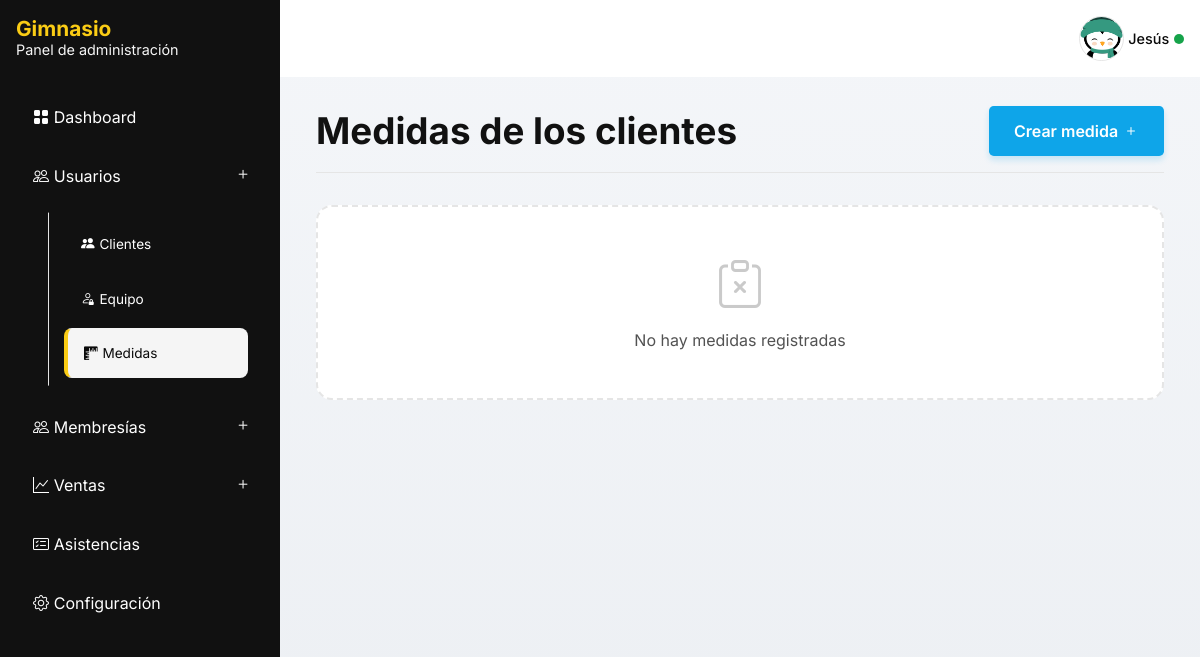
The page /accounts/body-measurement/ (signed in) on the database its author committed.
### apps/management/models.py (models this page shows, shortened)
class AppSettings(models.Model):
    app_name = models.CharField(max_length=100, default="Gimnasio")
    app_description = models.CharField(max_length=200, default="Panel de administración")
    app_image = models.ImageField(upload_to="management/images/", null=True, blank=True)
    app_logo = models.ImageField(upload_to="management/images/", null=True, blank=True)
    elements_per_section = models.PositiveIntegerField(default=10)
    @classmethod
    def load(cls):
        instance, _ = cls.objects.get_or_create(pk=1)
        return instance

### apps/accounts/models/member.py (models this page shows, shortened)
class Member(AbstractBaseUser):
    class Meta:
        verbose_name = 'Usuario'
        verbose_name_plural = 'Usuarios'
    class BaseRoles(models.TextChoices):
        CUSTOMER = 'Cliente','Cliente'
        ADMINISTRATOR = 'Administrador','Administrador'
        SECRETARY = 'Secretario(a)','Secretario(a)'
    class DocumentTypes(models.TextChoices):
        CC = 'CC', 'Cédula de Ciudadanía'
        TI = 'TI', 'Tarjeta de Identidad'
        CE = 'CE', 'Cédula de Extranjería'
        NIT = 'NIT', 'Número de Identificación Tributaria'
        PP = 'PP', 'Pasaporte'
        RC = 'RC', 'Registro Civil'
        PPT = 'PPT', 'Permiso por Protección Temporal'
    objects = BaseMemberManager()
    first_name = models.CharField(max_length=100)
    last_name = models.CharField(max_length=100, blank=True, null=True)
    phone_number = models.CharField(max_length=10, unique=True, db_index=True)
    email = models.EmailField(unique=True, db_index=True)
    role = models.CharField(max_length=13, choices=BaseRoles.choices, default=BaseRoles.CUSTOMER)
    photo = models.ImageField(upload_to='members/images', blank=True, null=True)
    document_type = models.CharField(max_length=100, choices=DocumentTypes.choices, default=DocumentTypes.CC)
    document_number = models.PositiveIntegerField(unique=True, db_index=True)
    is_active = models.BooleanField(default=True)
    is_staff = models.BooleanField(default=False)
    is_superuser = models.BooleanField(default=False)
    created_at = models.DateTimeField(auto_now_add=True)
    updated_at = models.DateTimeField(auto_now=True)
    birthday = models.DateField(blank=True, null=True)
    USERNAME_FIELD = 'email'
    REQUIRED_FIELDS = ['first_name', 'phone_number','document_type','document_number']

### apps/accounts/views/body_measurement.py (the view)
# urls.py: path('body-measurement/', views.BodyMeasurementListView.as_view(), name='body-measurement'),
@method_decorator(role_required([Client.BaseRoles.ADMINISTRATOR, Client.BaseRoles.SECRETARY]), name='dispatch')
class BodyMeasurementListView(ListView):
    model = BodyMeasurement
    context_object_name = 'list'
    template_name = 'body_measurement/list.html'
    def get_queryset(self):
        last_measurement = BodyMeasurement.objects.filter(
            client=OuterRef("client")
        ).order_by("-created_at")
        return BodyMeasurement.objects.filter(
            pk=Subquery(last_measurement.values('pk')[:1])
        ).select_related("client")

### apps/management/context_processors.py (called while the page is built)
def management_processor(request):
    return {
        'app_settings': AppSettings.load(),
    }

### apps/accounts/templates/body_measurement/list.html (shortened to what this page needs)
{% extends 'admin-panel.html' %}
{% load format_tags %}
{% block content %}
    <header class="heading">
        <div class="heading__content">
            <h2 class="title">Medidas de los clientes</h2>
        </div>
        <a class="button button--main" href="{% url 'accounts:body-measurement-add' %}">
            <span>Crear medida</span>
            <i class="bi bi-plus"></i>
        </a>
    </header>
    {% if list %}
        <div class="card table__scroll">
            <div class="table" aria-label="Tabla de medidas">
                <div class="table__head">
                    <div class="table__row">
                        <div class="table__cell table__cell--sm">#</div>
                        <div class="table__cell">Cliente</div>
                        <div class="table__cell table__cell--md">Peso</div>
                        <div class="table__cell table__cell--md">Brazos</div>
                        <div class="table__cell table__cell--md">Pecho</div>
                        <div class="table__cell table__cell--md">Acciones</div>
                    </div>
                </div>
                <div class="table__body">
                    {% for body in list %}
                        <div class="table__row">
                            <div class="table__cell table__cell--sm">{{ forloop.counter }}</div>
                            <div class="table__cell"><p class="badge">{{ body.client }}</p></div>
                            <div class="table__cell table__cell--md">{{ body.weight|format_measures }}kg</div>
                            <div class="table__cell table__cell--md">{{ body.biceps|format_measures }}cm</div>
                            <div class="table__cell table__cell--md">{{ body.chest|format_measures }}cm</div>
                            <div class="table__cell table__cell--md">
                                <a class="button">
                                    <i class="bi bi-pencil"></i>
                                </a>
                                <a
                                    class="button button--secondary"
                                    title="Ver historial de medidas"
                                    href="{% url 'accounts:body-measurement-details' pk=body.client.pk %}">
                                    <i class="bi bi-rulers"></i>
                                </a>
                            </div>
                        </div>
                    {% endfor %}
                </div>
            </div>
        </div>
    {% else %}
        {% include 'components/empty_state.html' with message='No hay medidas registradas' %}
    {% endif %}
{% endblock content %}

### templates/admin-panel.html (shortened to what this page needs)
{% load static %}
<!DOCTYPE html>
<html lang="es">
<head>
    {% include 'components/app_head.html' %}
</head>
<body>
    <div class="root" id="root">
        <aside class="navbar">
            {% include 'components/app_brand.html' with show_description=True %}
            <nav class="menu">
                <a class="menu__link" href="{% url 'management:dashboard' %}">
                    <i class="bi bi-grid-fill"></i>
                    <span>Dashboard</span>
                </a>
                <div class="menu__dropdown">
                    <p class="menu__dropdown__header">
                        <i class="bi bi-people"></i>
                        <span>Usuarios</span>
                        <button type="button" class="toggle__dropdown">
                            <i class="bi bi-plus"></i>
                        </button>
                    </p>
                    <div class="menu">
                        <a
                                class="menu__link"
                                href="{% url 'accounts:clients' %}"
                        >
                            <i class="bi bi-people-fill"></i>
                            <span>Clientes</span>
                        </a>
                        {% if user.role == 'Administrador' %}
                        <a
                                class="menu__link"
                                href="{% url 'accounts:teams' %}"
                        >
                            <i class="bi bi-person-lock"></i>
                            <span>Equipo</span>
                        </a>
                        {% endif %}
                        <a
                                class="menu__link"
                                href="{% url 'accounts:body-measurement' %}"
                        >
                            <i class="bi bi-rulers"></i>
                            <span>Medidas</span>
                        </a>
                    </div>
                </div>
                <div class="menu__dropdown">
                    <p class="menu__dropdown__header">
                        <i class="bi bi-people"></i>
                        <span>Membresías</span>
                        <button type="button" class="toggle__dropdown">
                            <i class="bi bi-plus"></i>
                        </button>
                    </p>
                </div>
                <div class="menu__dropdown">
                    <p class="menu__dropdown__header">
                        <i class="bi bi-graph-up"></i>
                        <span>Ventas</span>
                        <button type="button" class="toggle__dropdown">
                            <i class="bi bi-plus"></i>
                        </button>
                    </p>
                </div>
                <a
                        class="menu__link"
                        href="{% url 'attendances:attendances' %}"
                >
                    <i class="bi bi-card-checklist"></i>
                    <span>Asistencias</span>
                </a>
                {% if user.role == 'Administrador' %}
                <a
                    class="menu__link"
                    href="{% url 'management:app-settings' %}"
                >
                    <i class="bi bi-gear"></i>
                    <span>Configuración</span>
                </a>
                {% endif %}
            </nav>
        </aside>
        <main class="container">
            <header class="header">
                {% if user.is_authenticated %}
                <div class="profile">
                    <img
                        class="profile__img"
                        src="{% if user.photo %}{{ user.photo.url }}{% else %}{% static 'images/avatar.png' %}{% endif %}"
                        alt="Avatar"
                    />
                    <div class="profile__name">{{ user.first_name }}</div>
                    <span class="profile__status"></span>
                </div>
                {% endif %}
            </header>
            <div class="content">
                {% block content %}
                {% endblock content %}
            </div>
        </main>
    </div>
</body>
</html>

### templates/components/app_brand.html (shortened to what this page needs)
{% load static %}
<div class="brand">
<div class="brand__content">
    <h1 class="brand__name">{{ app_settings.app_name }}</h1>
    {% if show_description %}
    <p class="brand__description">{{ app_settings.app_description }}</p>
    {% endif %}
</div>
</div>

### static/css/styles.css (style rules this page uses)
* { margin: 0; padding: 0; box-sizing: border-box; }
:root { --color-primary: #111111; --color-secondary: #1F1F1F; --color-accent: #FACC15; --color-accent-dark: #EAB308; --color-bg: #F5F5F5; --color-card: #FFFFFF; --color-border: #E5E5E5; --color-text-primary: #0A0A0A; --color-text-secondary: #525252; --color-text-light: #FFFFFF; --color-success: #16A34A; --color-warning: #F59E0B; --color-danger: #DC2626; --color-info: #0EA5E9; --bg-url-img:None; }
h1,h2,h3,h4,h5,h6 { font-weight: 700; }
html { font-size: 16px; }
body { width: 100%; height: 100%; font-family: 'Inter', sans-serif; font-weight: 400; background: linear-gradient(180deg,#f4f6f9,#eceff3); }
.root { display: flex; width: 100%; height: 100dvh; }
.container { flex: 1; height: 100%; overflow: auto; }
.header { width: 100%; padding: 1rem; display: flex; align-items: center; justify-content: end; gap: .5rem; background: var(--color-card); }
.profile { color: var(--color-text-primary); font-size: .9rem; display: flex; align-items: center; gap: .3rem; position: relative; z-index: 100; font-weight: 500; }
.profile__status { width: 10px; aspect-ratio: 1/1; background: var(--color-success); border-radius: 50%; }
.profile__img { width: 45px; aspect-ratio: 1/1; border: 1px solid var(--color-border); border-radius: 50%; object-fit: cover; }
.profile__name { cursor: pointer; }
.navbar { max-width: 280px; width: 100%; height: 100%; background: var(--color-primary); padding: 1rem; display: flex; flex-direction: column; overflow: auto; scrollbar-width: none; }
.brand { display: flex; align-items: center; gap: .4rem; margin-bottom: 2rem; }
.brand__content { flex: 1; }
.brand__name { font-size: 1.3rem; color: var(--color-accent); }
.brand__description { font-size: .9rem; color: var(--color-bg); }
.menu { display: flex; flex-direction: column; gap: .3rem; flex: 1; scrollbar-width: none; }
.menu__dropdown > .menu { position: relative; height: 0; overflow: hidden; margin-left: 2rem; opacity: 0; transition: height .25s ease, opacity .2s ease; }
.menu__dropdown > .menu::before { position: absolute; content: ''; width: 1px; height: 90%; background: var(--color-border); left: 0; top: 50%; transform: translateY(-50%); }
.menu__dropdown > .menu .menu__link { font-size: .85rem; margin: 0; }
.menu__dropdown .menu.menu--visible { height: auto; opacity: 1; padding: 1rem; }
.menu__link, .menu__dropdown__header { display: flex; align-items: center; gap: .3rem; padding: 1rem; border: 1px solid transparent; text-decoration: none; font-size: 1rem; color: var(--color-text-light); border-radius: .5rem; transition: all .2s ease-in-out; position: relative; }
.toggle__dropdown { position: absolute; right: 0; width: 40px; height: 40px; display: inline-flex; justify-content: center; align-items: center; font-size: 1.1rem; color: var(--color-bg); background: transparent; cursor: pointer; border: 0; }
.menu__link--active, .menu__link:hover { background: var(--color-bg); color: var(--color-text-primary); }
.menu__link--active { border-left: .3rem solid var(--color-accent); }
.content { padding: 2vw 3vw; }
.button { display: inline-flex; min-width: 50px; height: 50px; gap: .3rem; align-items: center; justify-content: center; font-size: 1rem; padding: .7rem 1rem; border-radius: .3rem; color: var(--color-card); background: var(--color-info); font-weight: 600; border: 1px solid transparent; }
a.button { text-decoration: none; }
.button--main { background: var(--color-info); padding: 0 1.5rem; box-shadow: 0 4px 6px rgba(14, 165, 233, 0.2); }
.heading { display: flex; flex-wrap: wrap; justify-content: space-between; align-items: center; margin-bottom: 2rem; padding-bottom: 1rem; border-bottom: 1px solid var(--color-border); gap: 1rem; }
.heading__content { display: flex; flex-direction: column; gap: 1rem; flex: 1; }
.title { font-size: 2.3rem; color: var(--color-primary); line-height: 1.2; }

### rows shown on the page
AppSettings: app_name "Gimnasio", app_description "Panel de administración"
Member: first_name "Jesús"

### other values the page prints
{{ message }} "No hay medidas registradas"
